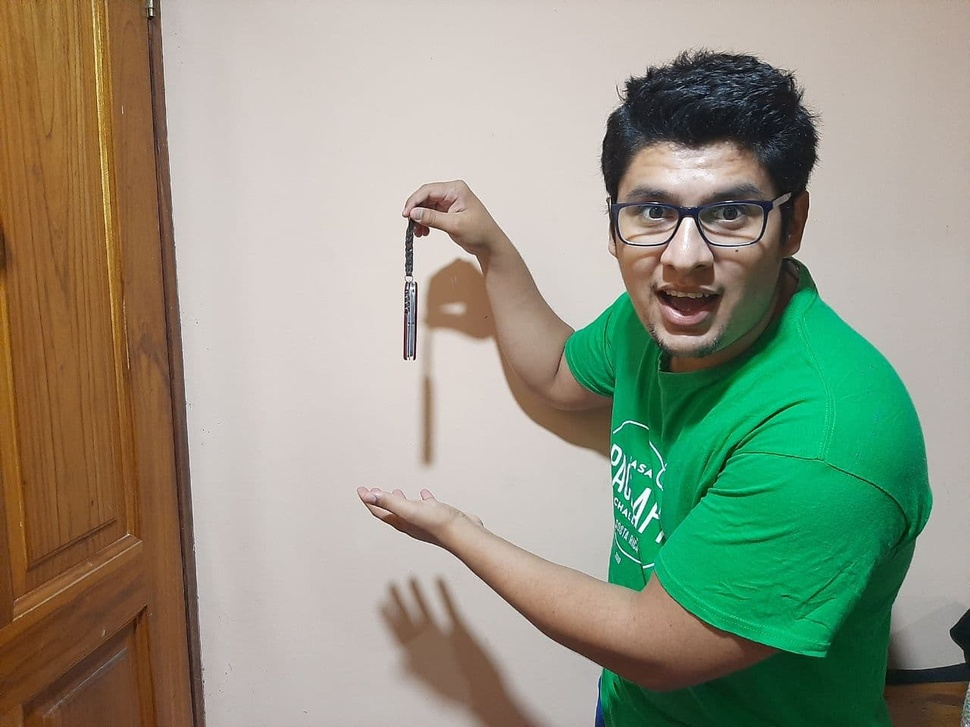
%> input picture Parte 2/images/orig.jpg, 970 x 727 px, shrunk from 1280 x 960 before the run
$ octave fast_inpainting_2.m   (GNU Octave 9; MATLAB toolbox functions it lacks are replaced by stand-ins)
%> lines starting %> are read from the running program, lines starting %| are printed output that depends on the picture; in (x1, y1, x2, y2) boxes, pixels count from 0 and x2, y2 are one past the last pixel; in counts of white or black regions, pixels touching at a corner belong together; the program's own positions count from 1
clc; clear; close all;
A = imread('images/orig.jpg');
%> A is the input picture: size 727x970x3 uint8; mean R, G, B 146, 150.3, 130.1
%B = imread('images/objeto.jpg')(1:960, 1:1280,:);
B = imread('images/objeto4.jpg');
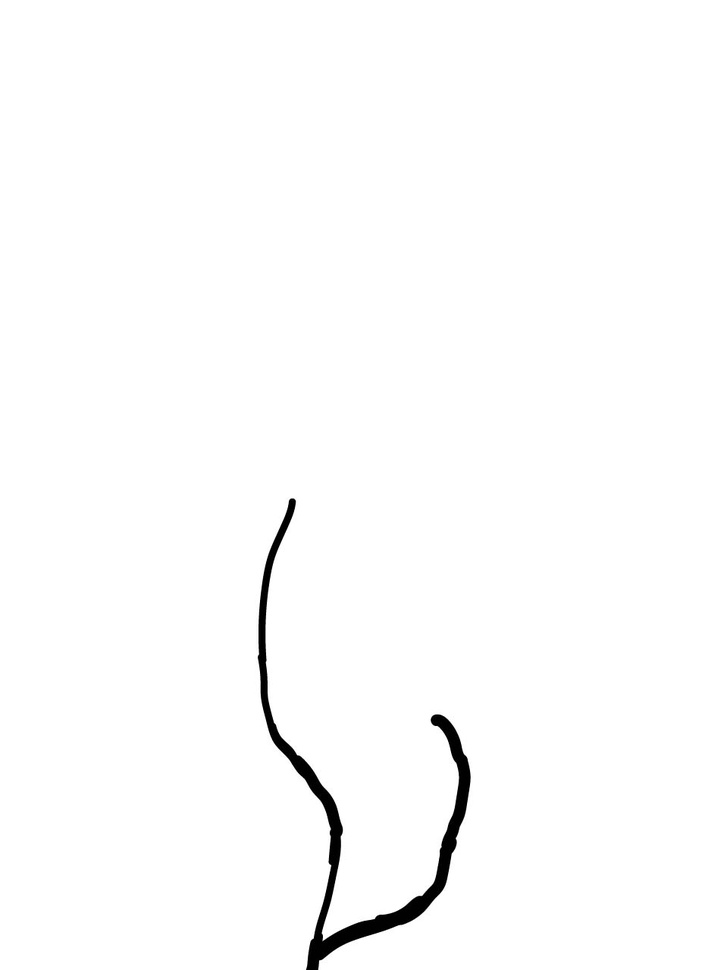
%> input picture Parte 2/images/objeto4.jpg, 727 x 970 px, shrunk from 959 x 1280 before the run
%> B is the input picture: size 970x727x3 uint8; min 0, max 255, mean 251.9
B = B <= 50;
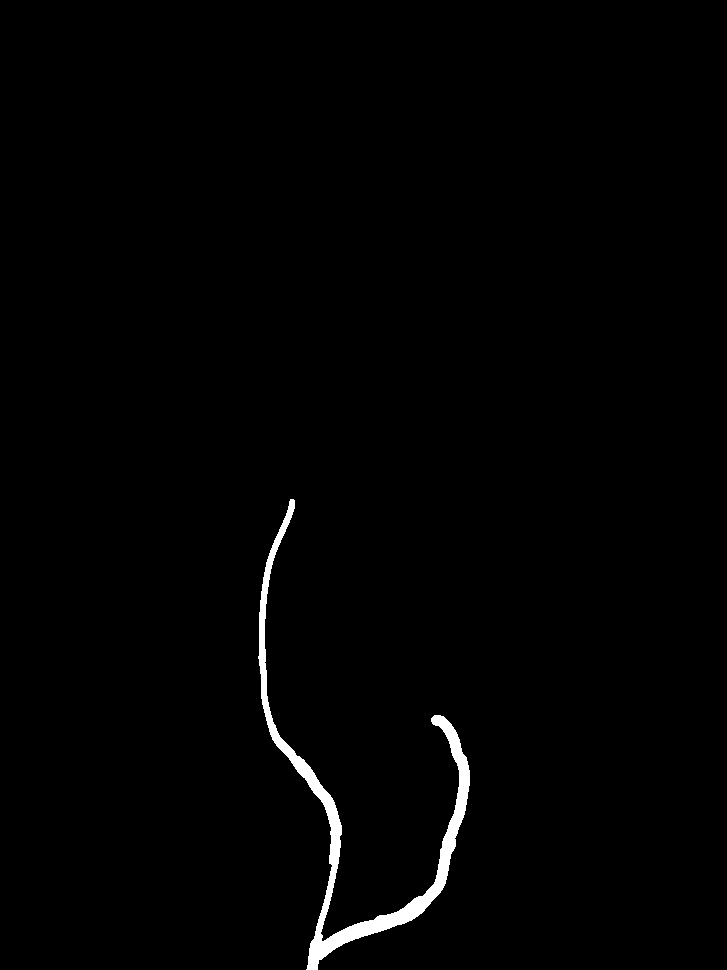
%> B: size 970x727x3 logical; 1.1% white; 1 white region, box (x1, y1, x2, y2) and area: (258, 499, 470, 970) 7920
%B = B >= 50;
%disp(B(1:50, 1:50));
%Algoritmo de recuperaci�n
subplot(2,2,1)
imshow(A)
title('Imagen original')
subplot(2,2,2)
imshow(B)
title('Imagen Marca')
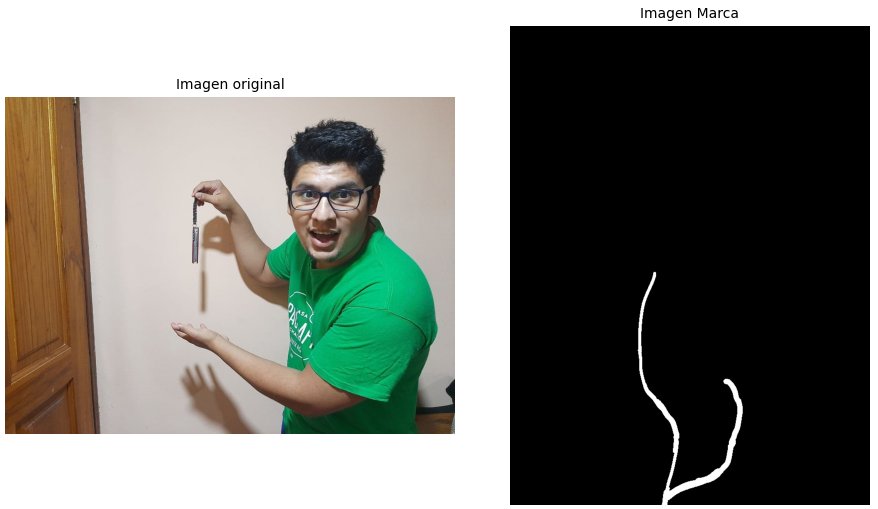
%> figure redrawn from the program's plot data, 2 panels
function I = f_inp(A, M, bounds, its)
  for i = 1:its
    C = conv2(A, M, 'same');
    A(bounds) = C(bounds);
  endfor
  I = A;
endfunction

a = 0.073235;
b = 0.176765;
%a = 0.125;
%b = 0.125;

M =  [a b a;
      b 0 b;
      a b a];
bounds = B;
A = im2double(A);
%> A: size 727x970x3 double

its=50;

A(:,:,1) = f_inp(A(:,:,1), M, bounds, its);
%> the loop in f_inp, `for i = 1:its` made 1 pass
%> pass 1, in f_inp, `C = conv2(A, M, 'same');`:
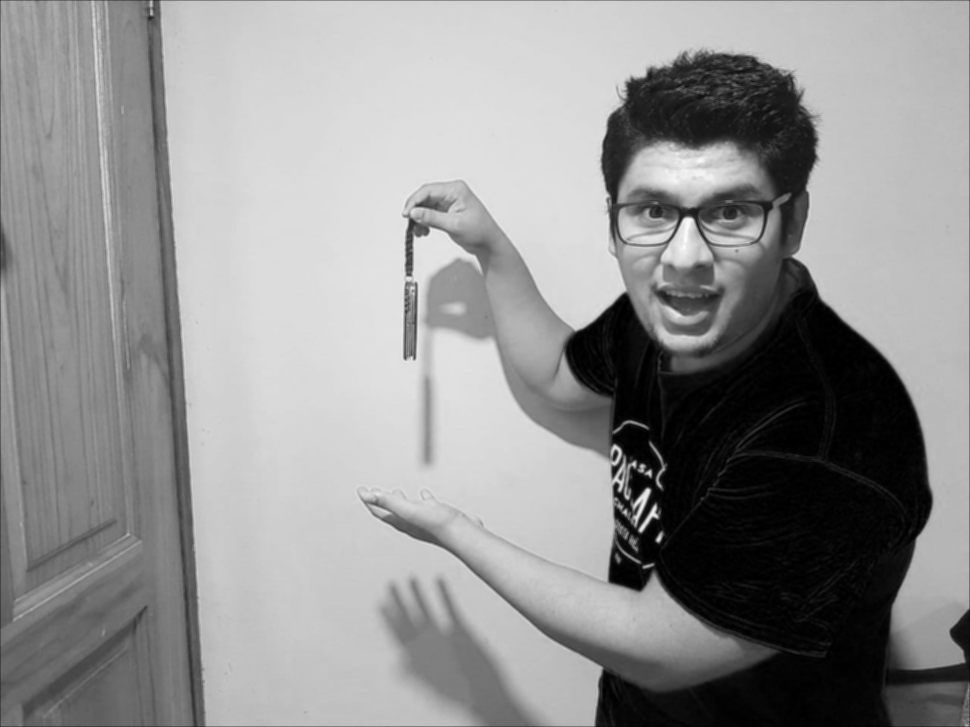
%> C: size 727x970 double; min 0, max 0.999, mean 0.572
%> (the run ends here)
